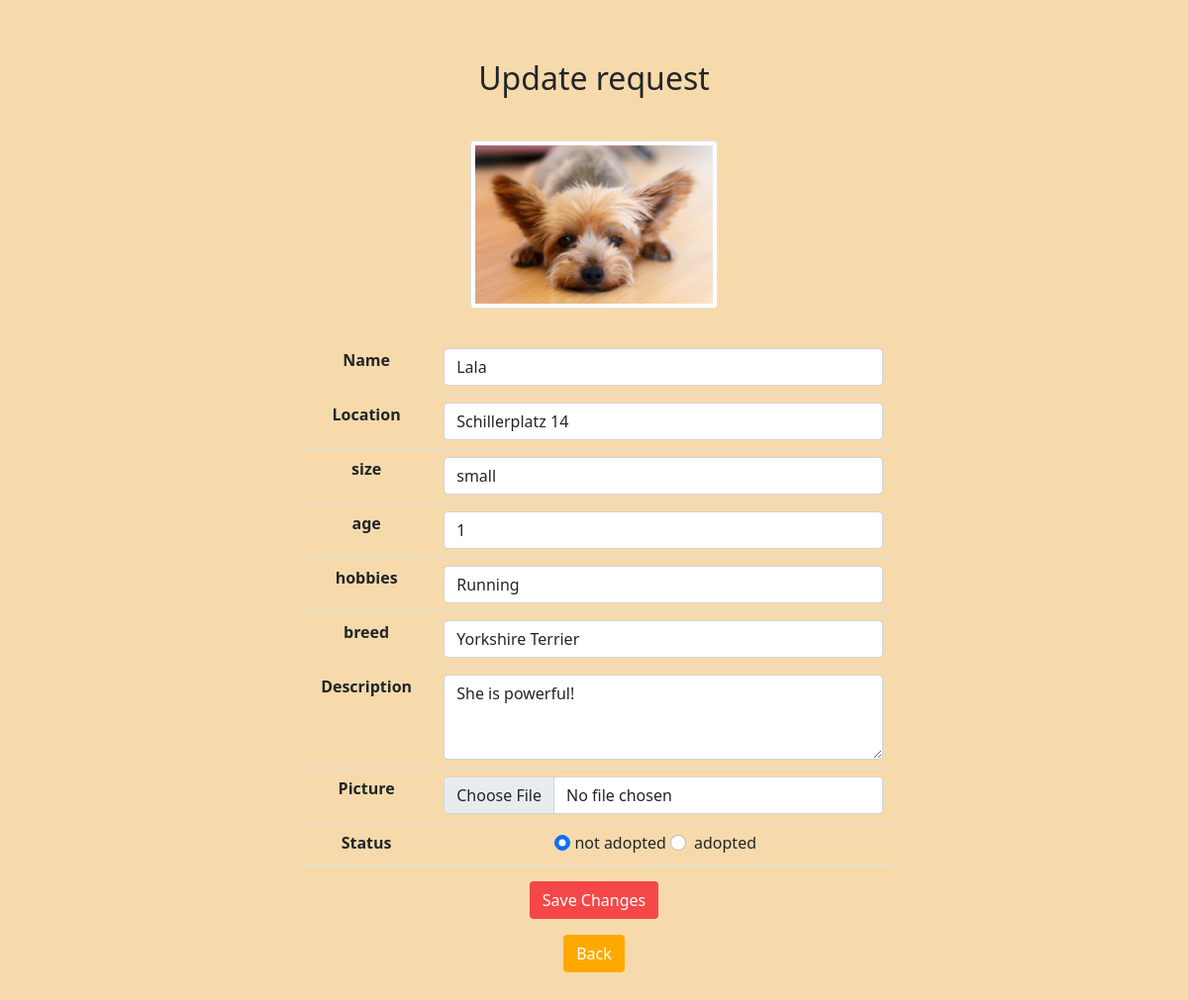
Screenshot of /animals/update.php?id=30 (signed in) with the database file from the repository.
### tables this page shows
CREATE TABLE `pet` (
  `pet_id` int(11) NOT NULL,
  `pet_name` varchar(255) NOT NULL,
  `picture` varchar(255) NOT NULL,
  `location` varchar(255) NOT NULL,
  `size` varchar(255) NOT NULL,
  `age` int(11) NOT NULL,
  `hobbies` varchar(255) NOT NULL,
  `breed` varchar(255) NOT NULL,
  `description` varchar(255) DEFAULT NULL,
  `pet_status` varchar(15) NOT NULL DEFAULT 'not adopted'
);

### animals/update.php (the view, shortened to what this page needs)
<?php
require_once '../components/db_connect.php';
if ($_GET['id']) {
   $id = $_GET['id'];
   $sql = "SELECT * FROM pet WHERE pet_id = {$id}";
   $result = mysqli_query($connect, $sql);
   if (mysqli_num_rows($result) == 1) {
       $data = mysqli_fetch_assoc($result);
       $name = $data['pet_name'];
       $location = $data['location'];
       $size = $data['size'];
       $age = $data['age'];
       $hobbies = $data['hobbies'];
       $breed = $data['breed'];
       $picture = $data['picture'];
       $description = $data["description"];
       $status = $data["pet_status"];
   } else {
       header("location: error.php");
   }
} else {
   header("location: error.php");
}
?>
<!DOCTYPE html>
<html>
<head>
  <?php require_once '../components/boot.php'?>
</head>
<body>
<fieldset>
  <legend class='h2'>Update request </legend>
  <img class='img-thumbnail' src='pictures/<?php echo $picture ?>' alt="<?php echo $name ?>">
  <form action="actions/a_update.php" method="post" enctype="multipart/form-data">
      <table class="table">
          <tr>
              <th>Name</th>
              <td><input class="form-control" type="text"  name="name" placeholder ="Product Name" value="<?php echo $name ?>"  /></td>
          </tr>
          <tr>
              <th>Location</th>
              <td><input class="form-control" type= "text"  name="location"  placeholder="location" value ="<?php echo $location ?>" /></td>
          </tr>
          <tr>
              <th>size</th>
              <td><input class="form-control" type= "text"  name="size"  placeholder="size" value ="<?php echo $size ?>" /></td>
          </tr>
          <tr>
              <th>age</th>
              <td><input class="form-control" type= "number"  name="age"  placeholder="age" value ="<?php echo $age ?>" /></td>
          </tr>
          <tr>
              <th>hobbies</th>
              <td><input class="form-control" type= "text"  name="hobbies"  placeholder="hobbies" value ="<?php echo $hobbies ?>" /></td>
          </tr>
          <tr>
              <th>breed</th>
              <td><input class="form-control" type= "text"  name="breed"  placeholder="breed" value ="<?php echo $breed ?>" /></td>
          </tr>
          <tr>
                    <th>Description</th>
                    <td><textarea class="form-control" type="text" name="description" placeholder="Description" rows="3"><?php echo $description ?></textarea></td>
                </tr>
          <tr>
              <th>Picture</th>
              <td><input class="form-control" type="file" name= "picture" /></td>
          </tr>
          <tr>
                    <div class="form-check form-check-inline">
                        <th>Status</th>
                        <td>
                            <input class="form-check-input" type="radio" name="status" value="not adopted" <?php if ($status == "not adopted") { echo "checked"; } ?>>
                            <label class="form-check-label" for="inlineRadio1">not adopted</label>
                    </div>
                    <div class="form-check form-check-inline">
                        <input class="form-check-input" type="radio" name="status" value="adopted" <?php if ($status == "adopted") { echo "checked";} ?>>
                        <label class="form-check-label" for="inlineRadio2">adopted</label>
                    </div>
                </tr>
      </table>
              <td><button class="btn submit mb-3" type="submit">Save Changes</button></td><br>
              <td><a href="../index.php"><button class="btn back" type="button">Back</button></a></td>
  </form>
</fieldset>
</body>
</html>

### components/boot.php (style rules this page uses)
body { background-color: rgb(247, 218, 171); }

### animals/update.php (style rules this page uses)
fieldset { margin: auto; margin-top: 5vw; margin-bottom: 5vw; width: 50% ; min-width: 250px; text-align: center; }
.img-thumbnail { margin-top: 3vw; width: 20vw; min-width: 250px; text-align: center; }
.submit { background-color: #F54748; color: white; }
.back { color: white; background-color: #FFA900; }

### rows the page displays
pet: picture (picture), name "Lala", location "Schillerplatz 14", size "small", age "1", hobbies "Running", breed "Yorkshire Terrier", description "She is powerful!", pet_status "☑"
